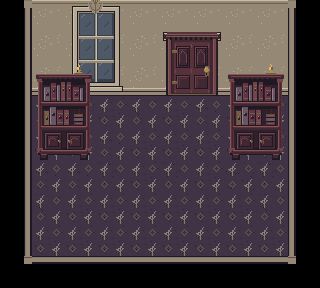

A 2D game scene composited from a Tiled map and its tileset images. What follows is a short description and the map's XML, with every tile layer's data as written:
An orthogonal 10x9 tile map with 32x32 px tiles, 4 tile layers (Floors, Walls, Architecture, Existing furniture), 3 tilesets.

<map version="1.10" orientation="orthogonal" renderorder="right-down" width="10" height="9" tilewidth="32" tileheight="32" infinite="0" nextlayerid="5" nextobjectid="1">
  <tileset firstgid="1" source="../floors.tsx" />
  <tileset firstgid="321" source="../walls.tsx" />
  <tileset firstgid="961" source="../architecture.tsx" />
  <layer id="1" name="Floors" width="10" height="9">
    <data encoding="csv">
0,0,0,0,0,0,0,0,0,0,
0,193,193,193,201,201,193,195,201,0,
0,195,193,193,193,193,193,197,193,0,
0,199,193,193,195,193,199,193,193,0,
0,193,199,199,193,193,193,193,193,0,
0,199,199,197,193,197,193,201,197,0,
0,195,193,193,193,193,193,193,195,0,
0,193,193,193,193,193,193,193,193,0,
0,0,0,0,0,0,0,0,0,0
</data>
  </layer>
  <layer id="2" name="Walls" width="10" height="9">
    <data encoding="csv">
723,705,715,716,705,717,718,705,705,724,
721,706,731,732,706,733,734,706,706,722,
721,707,747,748,707,749,750,707,707,722,
721,0,0,0,0,0,0,0,0,722,
721,0,0,0,0,0,0,0,0,722,
721,0,0,0,0,0,0,0,0,722,
721,0,0,0,0,0,0,0,0,722,
721,0,0,0,0,0,0,0,0,722,
725,720,720,720,720,720,720,720,720,726
</data>
  </layer>
  <layer id="3" name="Architecture" width="10" height="9">
    <data encoding="csv">
0,0,0,0,0,0,0,0,0,0,
0,0,0,0,0,1985,1986,0,0,0,
0,0,0,0,0,2001,2002,0,0,0,
0,0,0,0,0,0,0,0,0,0,
0,0,0,0,0,0,0,0,0,0,
0,0,0,0,0,0,0,0,0,0,
0,0,0,0,0,0,0,0,0,0,
0,0,0,0,0,0,0,0,0,0,
0,0,0,0,0,0,0,0,0,0
</data>
  </layer>
  <layer id="4" name="Existing furniture" width="10" height="9">
    <data encoding="csv">
0,0,0,0,0,0,0,0,0,0,
0,0,0,0,0,0,0,0,0,0,
0,1989,1990,0,0,0,0,1989,1990,0,
0,2005,2006,0,0,0,0,2005,2006,0,
0,2021,2022,0,0,0,0,2021,2022,0,
0,0,0,0,0,0,0,0,0,0,
0,0,0,0,0,0,0,0,0,0,
0,0,0,0,0,0,0,0,0,0,
0,0,0,0,0,0,0,0,0,0
</data>
  </layer>
</map>
